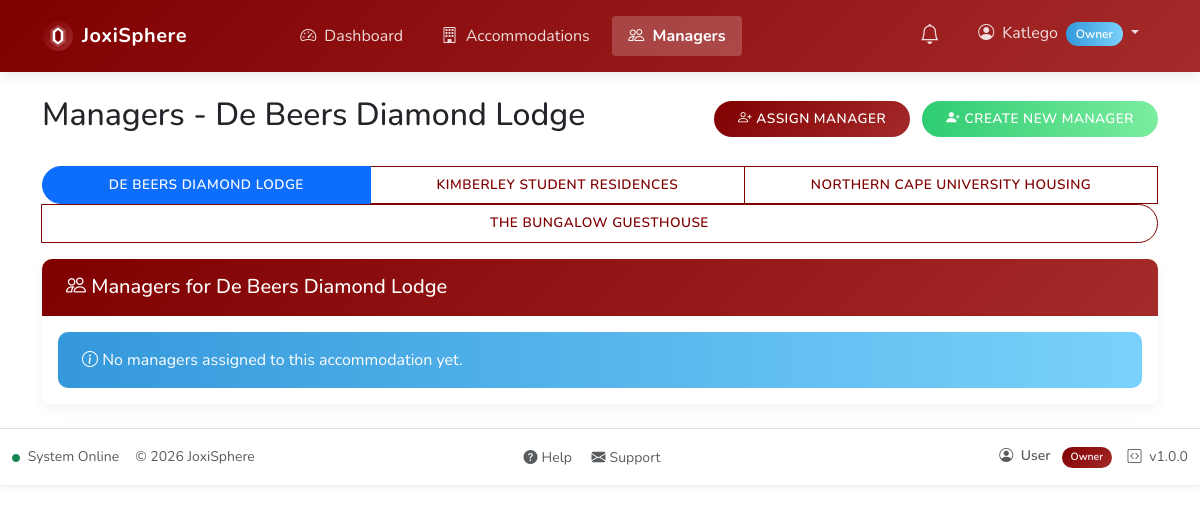
/managers.php (signed in), run on the app's committed database.
### tables this page shows
CREATE TABLE IF NOT EXISTS accommodations (
    id INT AUTO_INCREMENT PRIMARY KEY,
    name VARCHAR(100) NOT NULL,
    address_line1 VARCHAR(255) NULL,
    address_line2 VARCHAR(255) NULL,
    city VARCHAR(100) NULL,
    province VARCHAR(100) NULL,
    postal_code VARCHAR(20) NULL,
    map_url VARCHAR(500) NULL,
    max_students INT UNSIGNED NULL,
    contact_phone VARCHAR(20) NULL,
    contact_email VARCHAR(100) NULL,
    notes TEXT NULL,
    owner_id INT NOT NULL,
    created_at TIMESTAMP DEFAULT CURRENT_TIMESTAMP,
    updated_at TIMESTAMP DEFAULT CURRENT_TIMESTAMP ON UPDATE CURRENT_TIMESTAMP,
    FOREIGN KEY (owner_id) REFERENCES users(id) ON DELETE CASCADE
);

### includes/functions.php (called while the page is built, shortened)
<?php
function safeQueryPrepare($conn, $sql, $debug = true) {
    $stmt = false;
    try {
        $stmt = $conn->prepare($sql);
    } catch (mysqli_sql_exception $e) {
        $prepareError = "(" . $e->getCode() . ") " . $e->getMessage();
        error_log("Database exception in SQL: $sql - " . $prepareError);
    }
    return $stmt;
}

### includes/accommodation-handler.php (called while the page is built, shortened)
<?php
if (!function_exists('safeQueryPrepare')) {
    require_once __DIR__ . '/functions.php';
}
$handlerRole = $_SESSION['user_role'] ?? '';
if (in_array($handlerRole, ['manager', 'owner'])) {
    $userId = $_SESSION['user_id'] ?? 0;
    if ($userId) {
        $conn = getDbConnection();
        if ($handlerRole === 'manager') {
            $stmtAllAccom = safeQueryPrepare($conn, "SELECT a.id, a.name FROM accommodations a
                                                      JOIN user_accommodation ua ON a.id = ua.accommodation_id
                                                      WHERE ua.user_id = ? ORDER BY a.name");
        } else {
            $stmtAllAccom = safeQueryPrepare($conn, "SELECT id, name FROM accommodations WHERE owner_id = ? ORDER BY name");
        }
        if ($stmtAllAccom) {
            $stmtAllAccom->bind_param("i", $userId);
            $stmtAllAccom->execute();
            $_SESSION['manager_accommodations'] = $stmtAllAccom->get_result()->fetch_all(MYSQLI_ASSOC);
        }
    }
}

### includes/config.php (called while the page is built, shortened)
<?php
if (isset($_SESSION['user_id']) && isset($_SESSION['user_role'])) {
    require_once __DIR__ . '/accommodation-handler.php';
}

### includes/components/accommodation-switcher-bar.php (the view, shortened to what this page needs)
<?php
$switcherAccommodations = $_SESSION['manager_accommodations'] ?? [];
$currentAccommodationId = null;
if ($_SESSION['user_role'] === 'manager') {
    $currentAccommodationId = $_SESSION['accommodation_id'] ?? null;
} else if ($_SESSION['user_role'] === 'owner') {
    $currentAccommodationId = $_SESSION['current_accommodation']['id'] ?? null;
}
$currentPage = parse_url($_SERVER['REQUEST_URI'], PHP_URL_PATH);
$currentPage = ltrim($currentPage, '/');
?>
<div class="row mb-3">
    <div class="col-12">
        <div class="btn-group flex-wrap" role="group">
            <?php foreach ($switcherAccommodations as $accom): ?>
                <a href="<?= BASE_URL ?>/<?= $currentPage ?>?switch_accommodation=<?= $accom['id'] ?>"
                   class="btn btn-outline-primary<?= ($accom['id'] == $currentAccommodationId) ? ' active' : '' ?>">
                    <?= htmlspecialchars(strtoupper($accom['name']), ENT_QUOTES, 'UTF-8') ?>
                </a>
            <?php endforeach; ?>
        </div>
    </div>
</div>

### public/managers.php (shortened to what this page needs)
<?php
require_once '../includes/config.php';
require_once '../includes/functions.php';
$owner_id = $_SESSION['user_id'] ?? 0;
$conn = getDbConnection();
$owner_accommodations = [];
$stmt_owner_acc = safeQueryPrepare($conn, "SELECT id, name FROM accommodations WHERE owner_id = ? ORDER BY name");
if ($stmt_owner_acc !== false) {
    $stmt_owner_acc->bind_param("i", $owner_id);
    $stmt_owner_acc->execute();
    $owner_accommodations = $stmt_owner_acc->get_result()->fetch_all(MYSQLI_ASSOC);
}
$accommodation_id = 0;
if (isset($_GET['accommodation_id']) && $_GET['accommodation_id'] > 0) {
    $accommodation_id = (int)$_GET['accommodation_id'];
} elseif (isset($_SESSION['current_accommodation']['id'])) {
    $accommodation_id = $_SESSION['current_accommodation']['id'];
} else {
    $accommodation_id = $owner_accommodations[0]['id'];
    $_SESSION['current_accommodation'] = ['id' => $accommodation_id];
}
$accommodation = null;
$stmt = safeQueryPrepare($conn, "SELECT id, name FROM accommodations WHERE id = ? AND owner_id = ?");
if ($stmt !== false) {
    $stmt->bind_param("ii", $accommodation_id, $owner_id);
    $stmt->execute();
    $result = $stmt->get_result();
    if ($result->num_rows === 1) {
        $accommodation = $result->fetch_assoc();
    } else {
        $accommodation_id = $owner_accommodations[0]['id'];
        $_SESSION['current_accommodation'] = ['id' => $accommodation_id];
        redirect(BASE_URL . '/managers.php');
    }
}
$managers_query = "SELECT u.id AS manager_id, u.username, u.first_name, u.last_name, u.email, u.status AS manager_status,
                  ua.accommodation_id
                  FROM users u
                  JOIN user_accommodation ua ON u.id = ua.user_id
                  WHERE ua.accommodation_id = ? AND u.role_id = 3
                  ORDER BY u.first_name, u.last_name";
$stmt_managers = safeQueryPrepare($conn, $managers_query);
$managers = [];
if ($stmt_managers !== false) {
    $stmt_managers->bind_param("i", $accommodation_id);
    $stmt_managers->execute();
    $managers = $stmt_managers->get_result()->fetch_all(MYSQLI_ASSOC);
}
$pageTitle = "Managers - " . htmlspecialchars($accommodation['name']);
require_once '../includes/components/header.php';
?>
<div class="container mt-4">
    <div class="d-flex justify-content-between align-items-center mb-4">
        <h2><?= $pageTitle ?></h2>
        <div>
            <button type="button" class="btn btn-primary me-2" data-bs-toggle="modal" data-bs-target="#addManagerModal">
                <i class="bi bi-person-plus"></i> Assign Manager
            </button>
            <button type="button" class="btn btn-success" data-bs-toggle="modal" data-bs-target="#createManagerModal">
                <i class="bi bi-person-plus-fill"></i> Create New Manager
            </button>
        </div>
    </div>
    <?php include __DIR__ . '/../includes/components/accommodation-switcher-bar.php'; ?>
    <div class="card">
        <div class="card-header bg-light">
            <h5 class="mb-0">
                <i class="bi bi-people"></i> Managers for <?= htmlspecialchars($accommodation['name']) ?>
            </h5>
        </div>
        <div class="card-body">
            <?php if (!empty($managers)): ?>
                <div class="table-responsive">
                    <table class="table table-hover">
                        <thead>
                            <tr>
                                <th>Name</th>
                                <th>Username</th>
                                <th>Email</th>
                                <th>Status</th>
                                <th>Actions</th>
                            </tr>
                        </thead>
                        <tbody>
                            <?php foreach ($managers as $manager): ?>
                                <tr>
                                    <td><?= htmlspecialchars($manager['first_name'] . ' ' . $manager['last_name']) ?></td>
                                    <td><?= htmlspecialchars($manager['username']) ?></td>
                                    <td><?= htmlspecialchars($manager['email']) ?></td>
                                    <td>
                                        <span class="badge <?= $manager['manager_status'] === 'active' ? 'bg-success' : 'bg-secondary' ?>">
                                            <?= ucfirst($manager['manager_status']) ?>
                                        </span>
                                    </td>
                                    <td>
                                        <div class="btn-group btn-group-sm" role="group">
                                            <?php if ($manager['manager_status'] === 'active'): ?>
                                                <a href="?action=deactivate&manager_id=<?= $manager['manager_id'] ?>"
                                                   class="btn btn-outline-warning" title="Deactivate">
                                                    <i class="bi bi-pause"></i>
                                                </a>
                                            <?php else: ?>
                                                <a href="?action=activate&manager_id=<?= $manager['manager_id'] ?>"
                                                   class="btn btn-outline-success" title="Activate">
                                                    <i class="bi bi-check"></i>
                                                </a>
                                            <?php endif; ?>
                                            <form method="post" onsubmit="return confirm('Remove this manager from the accommodation?');" style="display:inline;">
                                                <?php echo csrfField(); ?>
                                                <input type="hidden" name="manager_id" value="<?= $manager['manager_id'] ?>">
                                                <input type="hidden" name="accommodation_id" value="<?= $accommodation_id ?>">
                                                <button type="submit" name="unassign_manager" class="btn btn-outline-danger btn-sm" title="Unassign">
                                                    <i class="bi bi-trash"></i>
                                                </button>
                                            </form>
                                        </div>
                                    </td>
                                </tr>
                            <?php endforeach; ?>
                        </tbody>
                    </table>
                </div>
            <?php else: ?>
                <div class="alert alert-info mb-0">
                    <i class="bi bi-info-circle"></i> No managers assigned to this accommodation yet.
                </div>
            <?php endif; ?>
        </div>
    </div>
</div>

### public/assets/css/custom.css (style rules this page uses)
:root { --primary-color: #800000; --primary-gradient: linear-gradient(135deg, #800000 0%, #a52a2a 100%); --secondary-color: #5e605f; --secondary-gradient: linear-gradient(135deg, #5e605f 0%, #959497 100%); --success-color: #2ecc71; --success-gradient: linear-gradient(to right, #2ecc71, #7bed9f); --info-color: #3498db; --info-gradient: linear-gradient(to right, #3498db, #79d2fb); --warning-color: #808000; --warning-gradient: linear-gradient(135deg, #808000 0%, #bdb76b 100%); --danger-color: #e74c3c; --danger-gradient: linear-gradient(to right, #e74c3c, #ff7675); --dark-color: #000000; --dark-gradient: linear-gradient(to right, #000000, #2d3436); --light-color: #f8f9fa; --light-gradient: linear-gradient(135deg, #f8f9fa 0%, #dfe6e9 100%); --admin-color: #800000; --admin-gradient: linear-gradient(135deg, #800000 0%, #5e605f 100%); --owner-color: #5e605f; --owner-gradient: linear-gradient(135deg, #5e605f 0%, #000000 100%); --manager-color: #808000; --manager-gradient: linear-gradient(135deg, #808000 0%, #5e605f 100%); --student-color: #800000; --student-gradient: linear-gradient(135deg, #800000 0%, #808000 100%); --body-bg: #ffffff; }
body { background-color: var(--body-bg); font-family: "Nunito", sans-serif; }
.card { border: none; border-radius: 10px; overflow: hidden; box-shadow: 0 5px 15px rgba(0, 0, 0, 0.05); transition: all 0.3s ease; margin-bottom: 1.5rem; }
.card-header { background: var(--primary-gradient); color: white; font-weight: 600; padding: 1rem 1.5rem; border-bottom: none; }
.btn { border-radius: 30px; padding: 0.5rem 1.5rem; font-weight: 600; transition: all 0.3s ease; text-transform: uppercase; letter-spacing: 0.5px; font-size: 0.85rem; }
.btn-primary { background-image: var(--primary-gradient); border: none; }
.btn-success { background-image: var(--success-gradient); border: none; }
.btn-outline-primary { color: var(--primary-color); border-color: var(--primary-color); }
.alert { border-radius: 10px; border: none; padding: 1rem 1.5rem; }
.alert-info { background-image: var(--info-gradient); color: white; }
.card-header { background-color: #f8f9fa; border-bottom: 1px solid rgba(0, 0, 0, 0.05); }

### data on the page
accommodations: name "DE BEERS DIAMOND LODGE", name "De Beers Diamond Lodge"
accommodations: name "KIMBERLEY STUDENT RESIDENCES"
accommodations: name "NORTHERN CAPE UNIVERSITY HOUSING"
accommodations: name "THE BUNGALOW GUESTHOUSE"

### other printed values
APP_NAME "JoxiSphere"
$item['text'] "Dashboard"
$item['text'] "Accommodations"
$item['text'] "Managers"
$_SESSION['username'] "Katlego"
$userRole "Owner"
$pageTitle "Managers - De Beers Diamond Lodge"
$userName "User"
